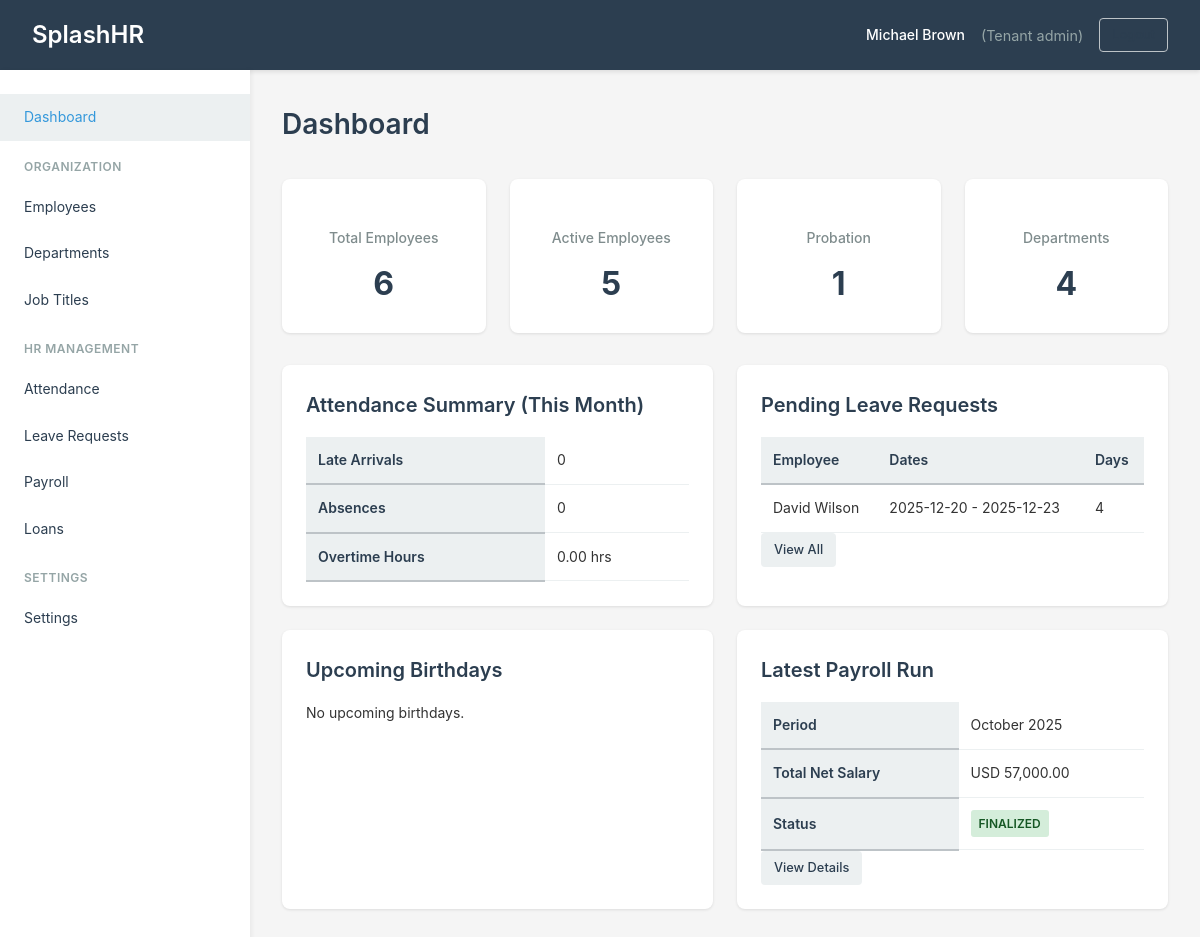
/dashboard (signed in), run on the app's committed database.
### tables this page shows
CREATE TABLE `leave_requests` (
  `id` int(11) NOT NULL AUTO_INCREMENT,
  `tenant_id` int(11) NOT NULL,
  `employee_id` int(11) NOT NULL,
  `leave_type_id` int(11) NOT NULL,
  `start_date` date NOT NULL,
  `end_date` date NOT NULL,
  `total_days` int(11) NOT NULL,
  `reason` text,
  `status` enum('pending','approved','rejected','cancelled') DEFAULT 'pending',
  `approved_by` int(11) DEFAULT NULL,
  `approved_at` datetime DEFAULT NULL,
  `rejection_reason` text,
  `created_at` timestamp NOT NULL DEFAULT CURRENT_TIMESTAMP,
  `updated_at` timestamp NOT NULL DEFAULT CURRENT_TIMESTAMP ON UPDATE CURRENT_TIMESTAMP,
  PRIMARY KEY (`id`),
  KEY `tenant_id` (`tenant_id`),
  KEY `employee_id` (`employee_id`),
  KEY `leave_type_id` (`leave_type_id`),
  KEY `approved_by` (`approved_by`)
);

CREATE TABLE `employees` (
  `id` int(11) NOT NULL AUTO_INCREMENT,
  `tenant_id` int(11) NOT NULL,
  `employee_code` varchar(50) NOT NULL,
  `first_name` varchar(100) NOT NULL,
  `last_name` varchar(100) NOT NULL,
  `email` varchar(255) NOT NULL,
  `phone` varchar(50) DEFAULT NULL,
  `gender` enum('male','female','other') DEFAULT NULL,
  `date_of_birth` date DEFAULT NULL,
  `national_id` varchar(50) DEFAULT NULL,
  `passport_number` varchar(50) DEFAULT NULL,
  `address` text,
  `city` varchar(100) DEFAULT NULL,
  `state` varchar(100) DEFAULT NULL,
  `country` varchar(100) DEFAULT NULL,
  `postal_code` varchar(20) DEFAULT NULL,
  `hire_date` date NOT NULL,
  `probation_end_date` date DEFAULT NULL,
  `termination_date` date DEFAULT NULL,
  `department_id` int(11) DEFAULT NULL,
  `job_title_id` int(11) DEFAULT NULL,
  `employment_type` enum('full-time','part-time','contract','intern') DEFAULT 'full-time',
  `basic_salary` decimal(12,2) NOT NULL DEFAULT '0.00',
  `housing_allowance` decimal(12,2) DEFAULT '0.00',
  `transport_allowance` decimal(12,2) DEFAULT '0.00',
  `other_allowances` decimal(12,2) DEFAULT '0.00',
  `social_security_deduction` decimal(12,2) DEFAULT '0.00',
  `bank_name` varchar(100) DEFAULT NULL,
  `bank_account_number` varchar(50) DEFAULT NULL,
  `bank_iban` varchar(50) DEFAULT NULL,
  `profile_photo` varchar(255) DEFAULT NULL,
  `status` enum('active','probation','terminated','suspended') DEFAULT 'active',
  `created_at` timestamp NOT NULL DEFAULT CURRENT_TIMESTAMP,
  `updated_at` timestamp NOT NULL DEFAULT CURRENT_TIMESTAMP ON UPDATE CURRENT_TIMESTAMP,
  PRIMARY KEY (`id`),
  UNIQUE KEY `tenant_employee_code` (`tenant_id`, `employee_code`),
  KEY `tenant_id` (`tenant_id`),
  KEY `department_id` (`department_id`),
  KEY `job_title_id` (`job_title_id`)
);

CREATE TABLE `payroll_runs` (
  `id` int(11) NOT NULL AUTO_INCREMENT,
  `tenant_id` int(11) NOT NULL,
  `month` int(11) NOT NULL,
  `year` int(11) NOT NULL,
  `pay_date` date NOT NULL,
  `total_gross` decimal(15,2) DEFAULT '0.00',
  `total_deductions` decimal(15,2) DEFAULT '0.00',
  `total_net` decimal(15,2) DEFAULT '0.00',
  `status` enum('draft','finalized','paid') DEFAULT 'draft',
  `processed_by` int(11) DEFAULT NULL,
  `processed_at` datetime DEFAULT NULL,
  `notes` text,
  `created_at` timestamp NOT NULL DEFAULT CURRENT_TIMESTAMP,
  `updated_at` timestamp NOT NULL DEFAULT CURRENT_TIMESTAMP ON UPDATE CURRENT_TIMESTAMP,
  PRIMARY KEY (`id`),
  UNIQUE KEY `tenant_month_year` (`tenant_id`, `month`, `year`),
  KEY `tenant_id` (`tenant_id`),
  KEY `processed_by` (`processed_by`)
);

### app/views/dashboard/tenant.php (the view)
<div class="page-header">
    <h1>Dashboard</h1>
</div>
<div class="dashboard-stats">
    <div class="stat-card">
        <h3>Total Employees</h3>
        <p class="stat-number"><?php echo e($total_employees); ?></p>
    </div>
    <div class="stat-card">
        <h3>Active Employees</h3>
        <p class="stat-number"><?php echo e($active_employees); ?></p>
    </div>
    <div class="stat-card">
        <h3>Probation</h3>
        <p class="stat-number"><?php echo e($probation_employees); ?></p>
    </div>
    <div class="stat-card">
        <h3>Departments</h3>
        <p class="stat-number"><?php echo e(count($departments)); ?></p>
    </div>
</div>
<div class="dashboard-grid">
    <div class="dashboard-card">
        <h2>Attendance Summary (This Month)</h2>
        <?php if ($attendance_summary): ?>
            <table class="table">
                <tr>
                    <th>Late Arrivals</th>
                    <td><?php echo e($attendance_summary['late_arrivals']); ?></td>
                </tr>
                <tr>
                    <th>Absences</th>
                    <td><?php echo e($attendance_summary['absences']); ?></td>
                </tr>
                <tr>
                    <th>Overtime Hours</th>
                    <td><?php echo e(number_format($attendance_summary['total_overtime_hours'], 2)); ?> hrs</td>
                </tr>
            </table>
        <?php endif; ?>
    </div>
    <div class="dashboard-card">
        <h2>Pending Leave Requests</h2>
        <?php if (!empty($pending_leaves)): ?>
            <table class="table">
                <thead>
                    <tr>
                        <th>Employee</th>
                        <th>Dates</th>
                        <th>Days</th>
                    </tr>
                </thead>
                <tbody>
                    <?php foreach ($pending_leaves as $leave): ?>
                        <tr>
                            <td><?php echo e($leave['first_name'] . ' ' . $leave['last_name']); ?></td>
                            <td><?php echo e(formatDate($leave['start_date'])); ?> - <?php echo e(formatDate($leave['end_date'])); ?></td>
                            <td><?php echo e($leave['total_days']); ?></td>
                        </tr>
                    <?php endforeach; ?>
                </tbody>
            </table>
            <a href="/leaves" class="btn btn-sm">View All</a>
        <?php else: ?>
            <p>No pending leave requests.</p>
        <?php endif; ?>
    </div>
    <div class="dashboard-card">
        <h2>Upcoming Birthdays</h2>
        <?php if (!empty($upcoming_birthdays)): ?>
            <ul class="list">
                <?php foreach ($upcoming_birthdays as $emp): ?>
                    <li><?php echo e($emp['first_name'] . ' ' . $emp['last_name']); ?> - <?php echo e(formatDate($emp['date_of_birth'], 'M d')); ?></li>
                <?php endforeach; ?>
            </ul>
        <?php else: ?>
            <p>No upcoming birthdays.</p>
        <?php endif; ?>
    </div>
    <div class="dashboard-card">
        <h2>Latest Payroll Run</h2>
        <?php if ($latest_payroll): ?>
            <table class="table">
                <tr>
                    <th>Period</th>
                    <td><?php echo date('F Y', mktime(0, 0, 0, $latest_payroll['month'], 1, $latest_payroll['year'])); ?></td>
                </tr>
                <tr>
                    <th>Total Net Salary</th>
                    <td><?php echo formatCurrency($latest_payroll['total_net']); ?></td>
                </tr>
                <tr>
                    <th>Status</th>
                    <td><span class="badge badge-<?php echo $latest_payroll['status']; ?>"><?php echo e(ucfirst($latest_payroll['status'])); ?></span></td>
                </tr>
            </table>
            <a href="/payroll/<?php echo $latest_payroll['id']; ?>" class="btn btn-sm">View Details</a>
        <?php else: ?>
            <p>No payroll runs yet.</p>
            <a href="/payroll/create" class="btn btn-sm btn-primary">Create Payroll Run</a>
        <?php endif; ?>
    </div>
</div>

### app/core/Router.php (shortened to what the rows shown need)
<?php
class Router {
    private $routes = [];
    private function addRoute($httpMethod, $path, $controller, $method) {
        $this->routes[] = [
            'method' => $httpMethod,
            'path' => $path,
            'controller' => $controller,
            'action' => $method
        ];
    }
    public function dispatch() {
        $requestMethod = $_SERVER['REQUEST_METHOD'];
        $requestUri = $_SERVER['REQUEST_URI'];
        $requestUri = strtok($requestUri, '?');
        $requestUri = rtrim($requestUri, '/');
        foreach ($this->routes as $route) {
            $pattern = $this->convertPathToRegex($route['path']);
            if ($route['method'] === $requestMethod && preg_match($pattern, $requestUri, $matches)) {
                array_shift($matches);
                $controller = new $route['controller']();
                $action = $route['action'];
                call_user_func_array([$controller, $action], $matches);
                return;
            }
        }
    }
    private function convertPathToRegex($path) {
        $pattern = preg_replace('/\/:([^\/]+)/', '/([^/]+)', $path);
        return '#^' . $pattern . '$#';
    }
}

### data on the page
leave_requests: employee.last_name "David Wilson", start_date "2025-12-20", end_date "2025-12-23", total_days "4"
payroll_runs: month+year "October 2025", total_net "USD 57,000.00", status "FINALIZED"

### other printed values
$probation_employees "1"
count($departments) "4"
$attendance_summary['late_arrivals'] "0"
$attendance_summary['absences'] "0"
$attendance_summary['total_overtime_hours'] "0.00"
